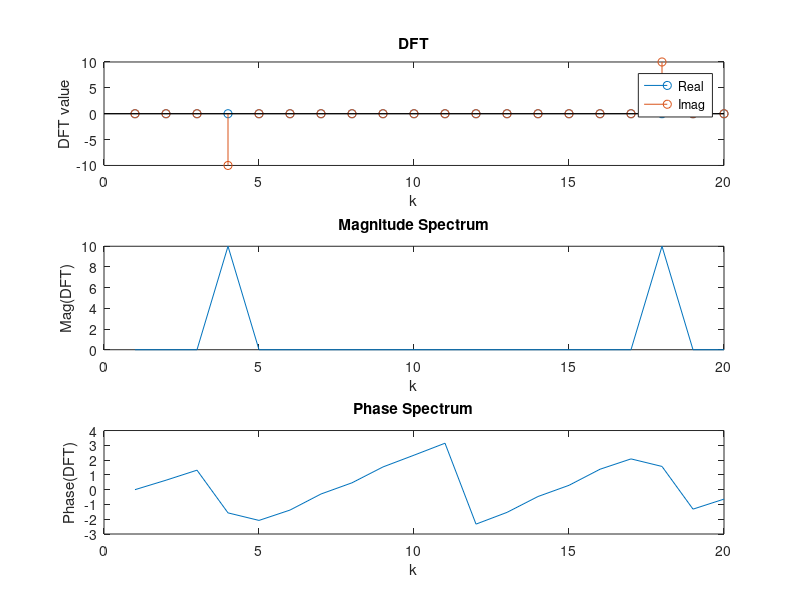

Here is the MATLAB script that generated this plot:
clearvars

w0 = 3*pi/10;
N = 20;
n = 0:N-1;
x = sin(w0*n);

X = fft(x, N);

figure;
subplot(3, 1, 1);
stem(real(X));
hold on;
stem(imag(X));
title("DFT");
xlabel("k");
ylabel("DFT value");
legend("Real", "Imag", "location", "northeast");
subplot(3, 1, 2);
plot(abs(X));
title("Magnitude Spectrum");
xlabel("k");
ylabel("Mag(DFT)");
subplot(3, 1, 3);
plot(angle(X));
title("Phase Spectrum");
xlabel("k");
ylabel("Phase(DFT)");
